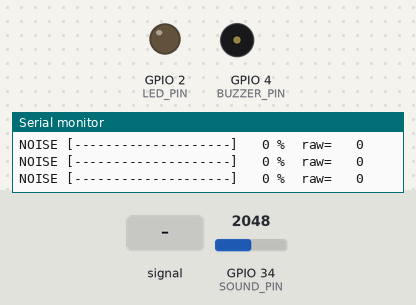
Simulated run of this sketch. Board: ESP32. Shown: output pins drawn as LEDs (lit = HIGH), buzzer (waves = sounding, pin HIGH), the last lines printed to the serial monitor. The inputs (shaded band) are chosen by the test bench; at power-on: GPIO 34 (SOUND_PIN) = 2048 (analog values on the 0–4095 scale). WiFi joins after 1.5 s; servers stay silent unless stated; no MQTT or app messages arrive unless stated.

Above: at 1.2 s.
1.3 s: GPIO 34 (SOUND_PIN) fed a 200 Hz sine of ±327 counts around its level
At 1.7 s:
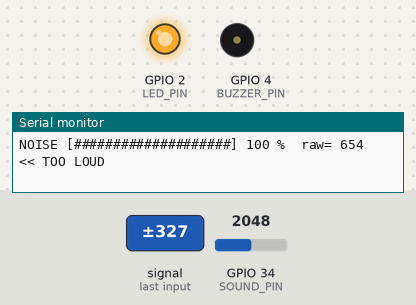
2.8 s: GPIO 34 (SOUND_PIN) set to 2866
At 3.9 s:
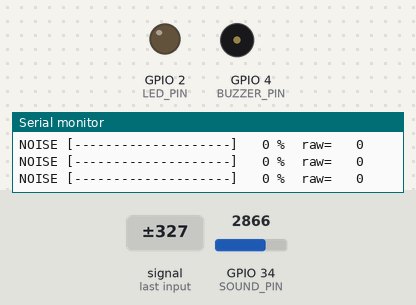
7.3 s: GPIO 34 (SOUND_PIN) fed a 1000 Hz sine of ±1023 counts around its level
At 7.6 s:
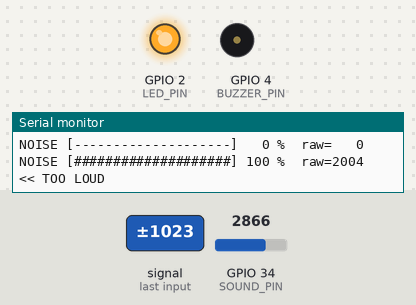
10.6 s: GPIO 34 (SOUND_PIN) set to 3603
At 11.6 s:
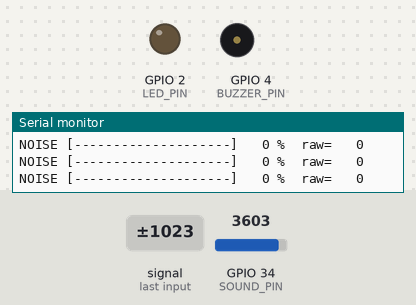
Timing chart, 0 to 13.2 s (numbered marks = the images above; inputs shaded):
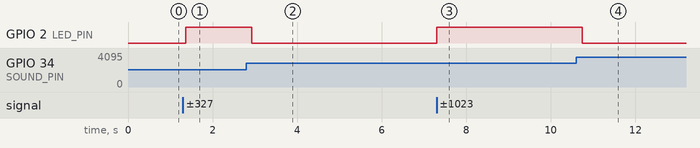

Measured:
- after the input at 1.3 s, GPIO 2 (LED_PIN): LOW → HIGH after 0.07 s
- after the input at 2.8 s, GPIO 2 (LED_PIN): HIGH → LOW after 0.13 s
- after the input at 7.3 s, GPIO 2 (LED_PIN): LOW → HIGH at once
- after the input at 10.6 s, GPIO 2 (LED_PIN): HIGH → LOW after 0.14 s

The sketch:

Noise_Detect.ino
```cpp
#include <WiFi.h>
#include <PubSubClient.h>
#include <ArduinoJson.h>

//WiFi login.
const char* WIFI_NAME = "";
const char* WIFI_PASS = "";

//ThingsBoard login.
const char* MQTT_SERVER = "thingsboard.cloud";
const int   MQTT_PORT   = 1883;
#include "secrets.h"

const char* TOPIC_TELEMETRY = "v1/devices/me/telemetry";
const char* TOPIC_RPC       = "v1/devices/me/rpc/request/+";
const char* RPC_RESPONSE_PREFIX = "v1/devices/me/rpc/response/";

//Hardware pins.
const int SOUND_PIN  = 34;
const int LED_PIN    = 2;
const int BUZZER_PIN = 4;

//Noise measurement settings.
const int  SAMPLE_COUNT       = 1000;
const int  NOISE_PERIOD_MS    = 200;
const int  PUBLISH_PERIOD_MS  = 5000;
const int  ADC_MAX            = 4095;
const bool PRINT_LIVE_NOISE   = true;

//Scale of YOUR microphone.
const int  NOISE_RAW_MAX      = 250;
const int  NOISE_ALERT_RAW    = 150;

//Buzzer settings.
const int  BEEP_DURATION_MS    = 1000;
const bool BUZZER_IS_PASSIVE   = false;
const int  TONE_HALF_PERIOD_US = 250;

WiFiClient   espClient;
PubSubClient mqtt_client(espClient);

//One noise measurement.
struct NoiseData {
  int  raw;
  int  percent;
  bool alert;
};

//Queue with size 1 that always holds the NEWEST measurement.
QueueHandle_t noise_queue = NULL;

//Event group = status flags.
EventGroupHandle_t status_events = NULL;
#define WIFI_CONNECTED_BIT  (1 << 0)
#define MQTT_CONNECTED_BIT  (1 << 1)

//Mutex (lock) for mqtt_client.
SemaphoreHandle_t mqtt_mutex = NULL;

//Binary semaphore = a "doorbell" for the buzzer task.
SemaphoreHandle_t beep_sem = NULL;


//Handle every message coming from ThingsBoard (RPC commands).
void mqtt_callback(char* topic, byte* payload, unsigned int length) {
  Serial.printf("rx topic: %s\n", topic);

  // Copy the payload into a normal C string.
  char rx_payload[length + 1];
  memcpy(rx_payload, payload, length);
  rx_payload[length] = '\0';
  Serial.printf("rx payload: %s\n", rx_payload);

  // Read the JSON to find the command name ("method").
  StaticJsonDocument<200> doc;
  DeserializationError err = deserializeJson(doc, rx_payload);
  if (err) {
    Serial.printf("json error: %s\n", err.c_str());
    return;
  }
  const char* method = doc["method"] | "";

  if (strcmp(method, "beep") == 0) {
    Serial.println("command received: BEEP");
    xSemaphoreGive(beep_sem);

    const char* request_id = strrchr(topic, '/');
    if (request_id != NULL) {
      char response_topic[100];
      snprintf(response_topic, sizeof(response_topic), "%s%s",
               RPC_RESPONSE_PREFIX, request_id + 1);
      mqtt_client.publish(response_topic, "{\"beeped\":true}");
    }
  } else {
    Serial.printf("unknown command: %s\n", method);
  }
}

//Connect to WiFi and keep it connected.
void wifi_task_fn(void *arg) {
  WiFi.mode(WIFI_STA);
  WiFi.begin(WIFI_NAME, WIFI_PASS);

  while (true) {
    if (WiFi.status() == WL_CONNECTED) {
      xEventGroupSetBits(status_events, WIFI_CONNECTED_BIT);
    } else {
      Serial.println("wifi disconnected, retrying...");
      xEventGroupClearBits(status_events, WIFI_CONNECTED_BIT | MQTT_CONNECTED_BIT);
      WiFi.reconnect();
    }
    vTaskDelay(pdMS_TO_TICKS(5000));
  }
}

//Connect to ThingsBoard, keep the MQTT link alive, receive commands.
void mqtt_task_fn(void *arg) {
  while (true) {
    // Sleep (no CPU use) until WiFi is connected.
    xEventGroupWaitBits(status_events, WIFI_CONNECTED_BIT, pdFALSE, pdTRUE, portMAX_DELAY);

    xSemaphoreTake(mqtt_mutex, portMAX_DELAY);

    if (!mqtt_client.connected()) {
      xEventGroupClearBits(status_events, MQTT_CONNECTED_BIT);

      if (mqtt_client.connect("esp_noise_device", MQTT_TOKEN, "")) {
        Serial.println("mqtt connected to server");
        mqtt_client.subscribe(TOPIC_RPC);
        xEventGroupSetBits(status_events, MQTT_CONNECTED_BIT);
      } else {
        Serial.printf("mqtt connect failed, state=%d\n", mqtt_client.state());
        xSemaphoreGive(mqtt_mutex);
        vTaskDelay(pdMS_TO_TICKS(5000));
        continue;
      }
    }

    mqtt_client.loop();
    xSemaphoreGive(mqtt_mutex);

    vTaskDelay(pdMS_TO_TICKS(100));
  }
}

//Measure the noise level, turn on the LED when too loud, and
void noise_task_fn(void *arg) {
  pinMode(LED_PIN, OUTPUT);

  while (true) {
    int signal_max = 0;
    int signal_min = ADC_MAX;

    // Read the microphone SAMPLE_COUNT times, remember the biggest and smallest value.
    for (int i = 0; i < SAMPLE_COUNT; i++) {
      int sample = analogRead(SOUND_PIN);
      if (sample > signal_max) signal_max = sample;
      if (sample < signal_min) signal_min = sample;
    }

    NoiseData data;
    data.raw     = signal_max - signal_min;
    data.percent = constrain((data.raw * 100) / NOISE_RAW_MAX, 0, 100);
    data.alert   = (data.raw >= NOISE_ALERT_RAW);

    digitalWrite(LED_PIN, data.alert ? HIGH : LOW);
    xQueueOverwrite(noise_queue, &data);

    if (PRINT_LIVE_NOISE) {
      char bar[21];
      int filled = data.percent / 5;
      for (int i = 0; i < 20; i++) bar[i] = (i < filled) ? '#' : '-';
      bar[20] = '\0';

      Serial.printf("NOISE [%s] %3d %%  raw=%4d  %s\n",
                    bar, data.percent, data.raw,
                    data.alert ? "<< TOO LOUD" : "");
    }

    vTaskDelay(pdMS_TO_TICKS(NOISE_PERIOD_MS));
  }
}

//Send the latest noise value to ThingsBoard every PUBLISH_PERIOD_MS.
void publish_task_fn(void *arg) {
  while (true) {
    xEventGroupWaitBits(status_events, MQTT_CONNECTED_BIT, pdFALSE, pdTRUE, portMAX_DELAY);

    NoiseData data;
    if (xQueuePeek(noise_queue, &data, pdMS_TO_TICKS(1000)) == pdTRUE) {

      StaticJsonDocument<200> doc;
      doc["noise_percent"] = data.percent;
      doc["noise_raw"]     = data.raw;
      doc["noise_alert"]   = data.alert;

      char jsonBuffer[200];
      serializeJson(doc, jsonBuffer);

      xSemaphoreTake(mqtt_mutex, portMAX_DELAY);
      bool sent = mqtt_client.publish(TOPIC_TELEMETRY, jsonBuffer);
      xSemaphoreGive(mqtt_mutex);

      Serial.printf("publish %s : %s\n", sent ? "OK" : "FAILED", jsonBuffer);
    }

    vTaskDelay(pdMS_TO_TICKS(PUBLISH_PERIOD_MS));
  }
}

// Sound the buzzer for BEEP_DURATION_MS (1 second) on command.
void buzzer_task_fn(void *arg) {
  pinMode(BUZZER_PIN, OUTPUT);
  digitalWrite(BUZZER_PIN, LOW);

  while (true) {
    // Sleep until a "beep" command arrives.
    xSemaphoreTake(beep_sem, portMAX_DELAY);

    Serial.println("BUZZER ON");

    if (BUZZER_IS_PASSIVE) {
      // Passive buzzer: make a 2 kHz square wave for 1 second.
      uint32_t start = millis();
      while (millis() - start < BEEP_DURATION_MS) {
        digitalWrite(BUZZER_PIN, HIGH);
        delayMicroseconds(TONE_HALF_PERIOD_US);
        digitalWrite(BUZZER_PIN, LOW);
        delayMicroseconds(TONE_HALF_PERIOD_US);
      }
    } else {
      // Active buzzer: just switch it on, wait, switch it off.
      digitalWrite(BUZZER_PIN, HIGH);
      vTaskDelay(pdMS_TO_TICKS(BEEP_DURATION_MS));
      digitalWrite(BUZZER_PIN, LOW);
    }

    Serial.println("BUZZER OFF");

    // Ignore extra button presses that happened while beeping (one press = one beep).
    xSemaphoreTake(beep_sem, 0);
  }
}

//Create shared objects, then start the tasks.
void setup() {
  Serial.begin(115200);

  noise_queue   = xQueueCreate(1, sizeof(NoiseData));
  status_events = xEventGroupCreate();
  mqtt_mutex    = xSemaphoreCreateMutex();
  beep_sem      = xSemaphoreCreateBinary();
  if (noise_queue == NULL || status_events == NULL || mqtt_mutex == NULL || beep_sem == NULL) {
    Serial.println("failed to create queue / event group / mutex / semaphore");
    while (true) { delay(1000); }
  }

  analogReadResolution(12);   // 12-bit ADC: values 0 - 4095

  mqtt_client.setServer(MQTT_SERVER, MQTT_PORT);
  mqtt_client.setCallback(mqtt_callback);

  xTaskCreate(wifi_task_fn,    "wifi_task",    4 * 1024, NULL, 5, NULL);
  xTaskCreate(mqtt_task_fn,    "mqtt_task",    6 * 1024, NULL, 6, NULL);
  xTaskCreate(noise_task_fn,   "noise_task",   3 * 1024, NULL, 4, NULL);
  xTaskCreate(publish_task_fn, "publish_task", 5 * 1024, NULL, 5, NULL);
  xTaskCreate(buzzer_task_fn,  "buzzer_task",  3 * 1024, NULL, 3, NULL);
}

//Nothing to do.
void loop() {
  vTaskDelete(NULL);
}
```

secrets.example.h
```cpp
// Copy this file to secrets.h and replace the placeholder locally.
// Keep secrets.h out of Git. If a real token was previously committed,
// revoke it in ThingsBoard and create a new device token.
#pragma once

const char* MQTT_TOKEN = "YOUR_THINGSBOARD_DEVICE_TOKEN";
```
